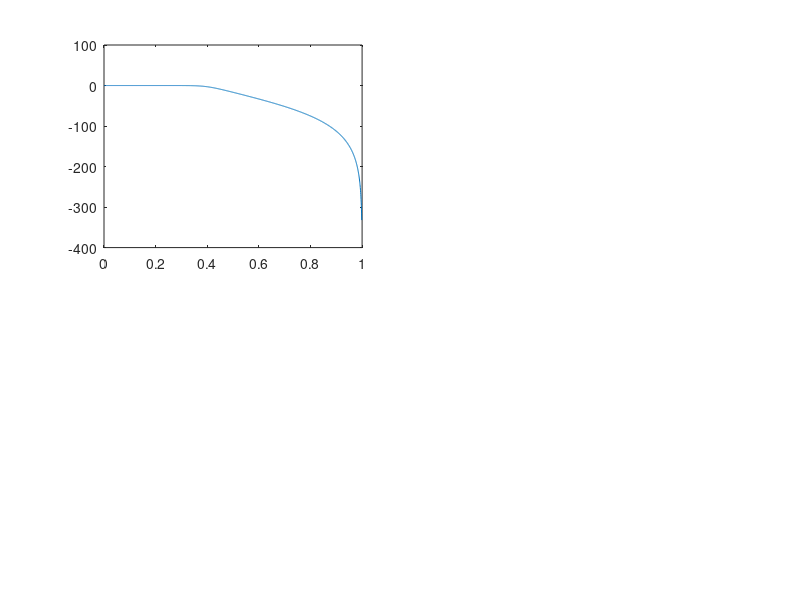

Reproduce this figure in MATLAB. (Note: this script raises an error after producing the figure.)
fs=10000;
fc=2000;
Rp=1;
Rs=40;
n=6;
[b1,a1]=butter(n,fc/(fs/2));
[h1,w1]=freqz(b1,a1,2001);
[g1,t1]=impz(b1,a1,100);

[b2,a2]=cheby1(n,Rp,fc/(fs/2));
[h2,w2]=freqz(b2,a2,2001);
[g2,t2]=impz(b2,a2,100);

[b3,a3]=cheby2(n,Rs,fc/(fs/2));
[h3,w3]=freqz(b3,a3,2001);
[g3,t3]=impz(b3,a3,100);

[b4,a4]=ellip(n,Rp,Rs,fc/(fs/2));
[h4,w4]=freqz(b4,a4,2001);
[g4,t4]=impz(b4,a4,100);

subplot(2,2,1)
plot(w1/pi,20*log10(abs(h1)))
ax = gca;
ax.YLim = [-100 20];
ax.XTick = 0:.2:2;
title(" Butterworth filter ")
xlabel('Normalized Frequency (\times\pi rad/sample)')
ylabel('Magnitude (dB)')

subplot(2,2,2)
plot(w2/pi,20*log10(abs(h2)))
ax = gca;
ax.YLim = [-100 20];
ax.XTick = 0:.2:2;
title("cheby1 filter")
xlabel('Normalized Frequency (\times\pi rad/sample)')
ylabel('Magnitude (dB)')

subplot(2,2,3)
plot(w3/pi,20*log10(abs(h3)))
ax = gca;
ax.YLim = [-100 20];
ax.XTick = 0:.2:2;
title("cheby2 filter")
xlabel('Normalized Frequency (\times\pi rad/sample)')
ylabel('Magnitude (dB)')

subplot(2,2,4)
plot(w4/pi,20*log10(abs(h4)))
ax = gca;
ax.YLim = [-100 20];
ax.XTick = 0:.2:2;
title("elliptic filter")
xlabel('Normalized Frequency (\times\pi rad/sample)')
ylabel('Magnitude (dB)')

figure();
subplot(2,2,1)
plot(w1/pi,angle(h1))
ax = gca;
ax.XTick = 0:.2:2;
title(" Butterworth filter ")
xlabel('Normalized Frequency (\times\pi rad/sample)')
ylabel('phase')

subplot(2,2,2)
plot(w2/pi,angle(h2))
ax = gca;
ax.XTick = 0:.2:2;
title(" cheby1 filter ")
xlabel('Normalized Frequency (\times\pi rad/sample)')
ylabel('phase')

subplot(2,2,3)
plot(w3/pi,angle(h3))
ax = gca;
ax.XTick = 0:.2:2;
title(" cheby2 filter ")
xlabel('Normalized Frequency (\times\pi rad/sample)')
ylabel('phase')

subplot(2,2,4)
plot(w4/pi,angle(h4))
ax = gca;
ax.XTick = 0:.2:2;
title(" elliptic filter ")
xlabel('Normalized Frequency (\times\pi rad/sample)')
ylabel('phase')
%-------------n=12------------------------------------------------------
n=12;
[b,a]=butter(n,fc/(fs/2));
[h1,w1]=freqz(b,a,2001);

[b,a]=cheby1(n,Rp,fc/(fs/2));
[h2,w2]=freqz(b,a,2001);

[b,a]=cheby2(n,Rs,fc/(fs/2));
[h3,w3]=freqz(b,a,2001);

[b,a]=ellip(n,Rp,Rs,fc/(fs/2));
[h4,w4]=freqz(b,a,2001);
figure();
subplot(2,2,1)
plot(w1/pi,20*log10(abs(h1)))
ax = gca;
ax.YLim = [-100 20];
ax.XTick = 0:.2:2;
title(" Butterworth filter ")
xlabel('Normalized Frequency (\times\pi rad/sample)')
ylabel('Magnitude (dB)')

subplot(2,2,2)
plot(w2/pi,20*log10(abs(h2)))
ax = gca;
ax.YLim = [-100 20];
ax.XTick = 0:.2:2;
title(" cheby1 filter ")
xlabel('Normalized Frequency (\times\pi rad/sample)')
ylabel('Magnitude (dB)')

subplot(2,2,3)
plot(w3/pi,20*log10(abs(h3)))
ax = gca;
ax.YLim = [-100 20];
ax.XTick = 0:.2:2;
title(" cheby2 filter ")
xlabel('Normalized Frequency (\times\pi rad/sample)')
ylabel('Magnitude (dB)')

subplot(2,2,4)
plot(w4/pi,20*log10(abs(h4)))
ax = gca;
ax.YLim = [-100 20];
ax.XTick = 0:.2:2;
title(" elliptic filter ")
xlabel('Normalized Frequency (\times\pi rad/sample)')
ylabel('Magnitude (dB)')

figure();
subplot(2,2,1)
plot(w1/pi,angle(h1))
ax = gca;
ax.XTick = 0:.2:2;
title(" Butterworth filter ")
xlabel('Normalized Frequency (\times\pi rad/sample)')
ylabel('phase')

subplot(2,2,2)
plot(w2/pi,angle(h2))
ax = gca;
ax.XTick = 0:.2:2;
title(" cheby1 filter ")
xlabel('Normalized Frequency (\times\pi rad/sample)')
ylabel('phase')

subplot(2,2,3)
plot(w3/pi,angle(h3))
ax = gca;
ax.XTick = 0:.2:2;
title(" cheby2 filter ")
xlabel('Normalized Frequency (\times\pi rad/sample)')
ylabel('phase')

subplot(2,2,4)
plot(w4/pi,angle(h4))
ax = gca;
ax.XTick = 0:.2:2;
title(" elliptic filter ")
xlabel('Normalized Frequency (\times\pi rad/sample)')
ylabel('phase')
%----------------------Impz-----------------------------
figure()
subplot(2,2,1)
stem(t1,g1);
title(" Impulse response Butterworth filter ")
xlabel('Samples')
ylabel('magnitude')
ylim([-0.5,0.5])

subplot(2,2,2)
stem(t2,g2);
title(" Impulse response cheby1 filter ")
xlabel('Samples')
ylabel('magnitude')
ylim([-0.5,0.5])

subplot(2,2,3)
stem(t3,g3);
title(" Impulse response cheby2 filter ")
xlabel('Samples')
ylabel('magnitude')
ylim([-0.5,0.5])

subplot(2,2,4)
stem(t4,g4);
title(" Impulse response elliptic filter ")
xlabel('Samples')
ylabel('magnitude')
ylim([-0.5,0.5])
%-----------------------------  f part    --------------------------------------------
n=0:1/fs:1-1/fs;
xn=sin(2*pi*500*n)+sin(2*pi*3000*n);
y1=filter(b1,a1,xn);
figure()
subplot(4,2,1)
plot(xn);
title(" Inputsignal ")
xlabel('samples')
ylabel('xn')
xlim([0 100])

subplot(4,2,2)
plot(y1);
title("Butterworth filter ")
xlabel('Samples')
ylabel('filtered signal')
ylim([-2 2])
yticks([-2:1:2])
xlim([0 100])

subplot(4,2,3)
plot(xn);
title(" Inputsignal ")
xlabel('samples')
ylabel('xn')
xlim([0 100])

y2=filter(b2,a2,xn);
subplot(4,2,4)
plot(y2);
title("  cheby1 filter ")
xlabel('Samples')
ylabel('Filtered signal')
ylim([-2 2])
yticks([-2:1:2])
xlim([0 100])

subplot(4,2,5)
plot(xn);
title(" Inputsignal ")
xlabel('samples')
ylabel('xn')
xlim([0 100])

subplot(4,2,6)
y3=filter(b3,a3,xn);
plot(y3);
title(" cheby2 filter ")
xlabel('Samples')
ylabel('Filtered signal')
ylim([-2 2])
yticks([-2:1:2])
xlim([0 100])

subplot(4,2,7)
plot(xn);
title(" Inputsignal ")
xlabel('samples')
ylabel('xn')
xlim([0 100])
y4=filter(b4,a4,xn);

subplot(4,2,8)
plot(y4);
title(" elliptic filter ")
xlabel('Samples')
ylabel('FIltered signal')
ylim([-2 2])
yticks([-2:1:2])
xlim([0 100])